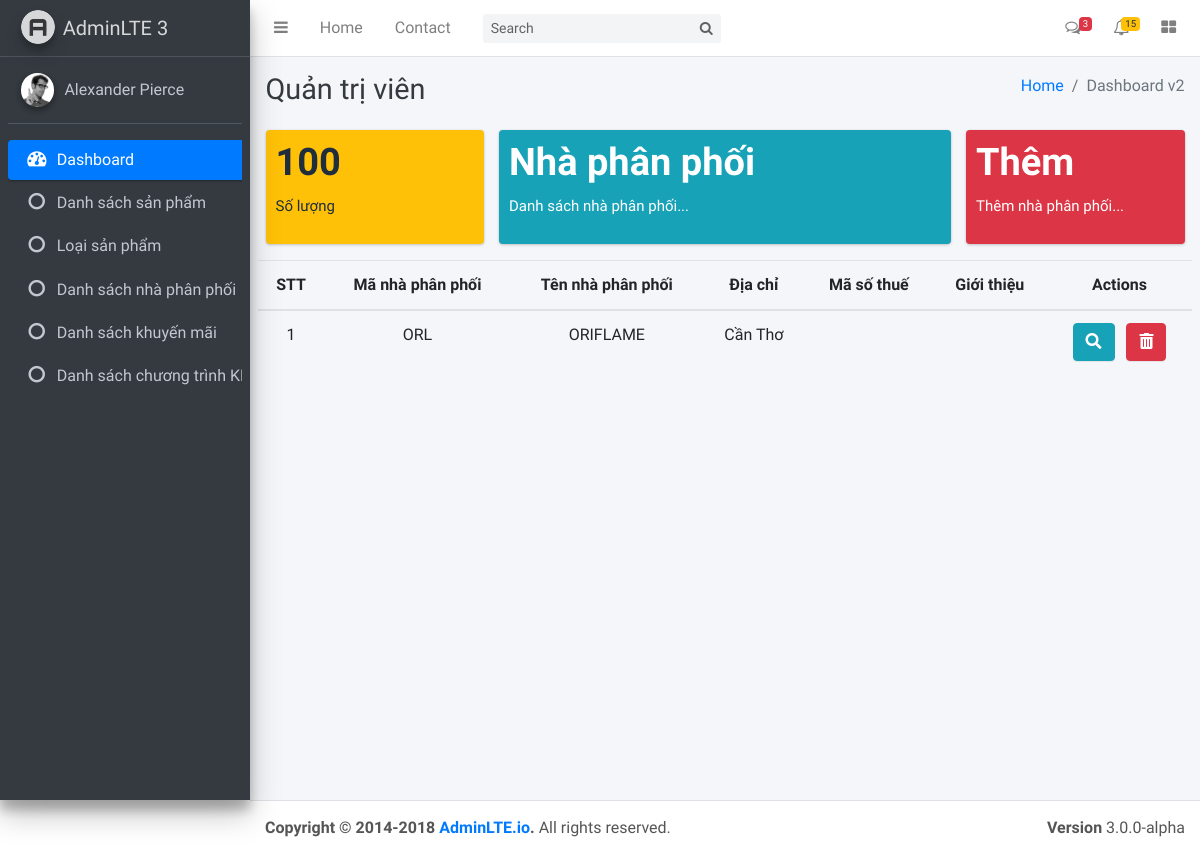
The app's page /admin/indexAdmin.php?page=list_npp, older data.
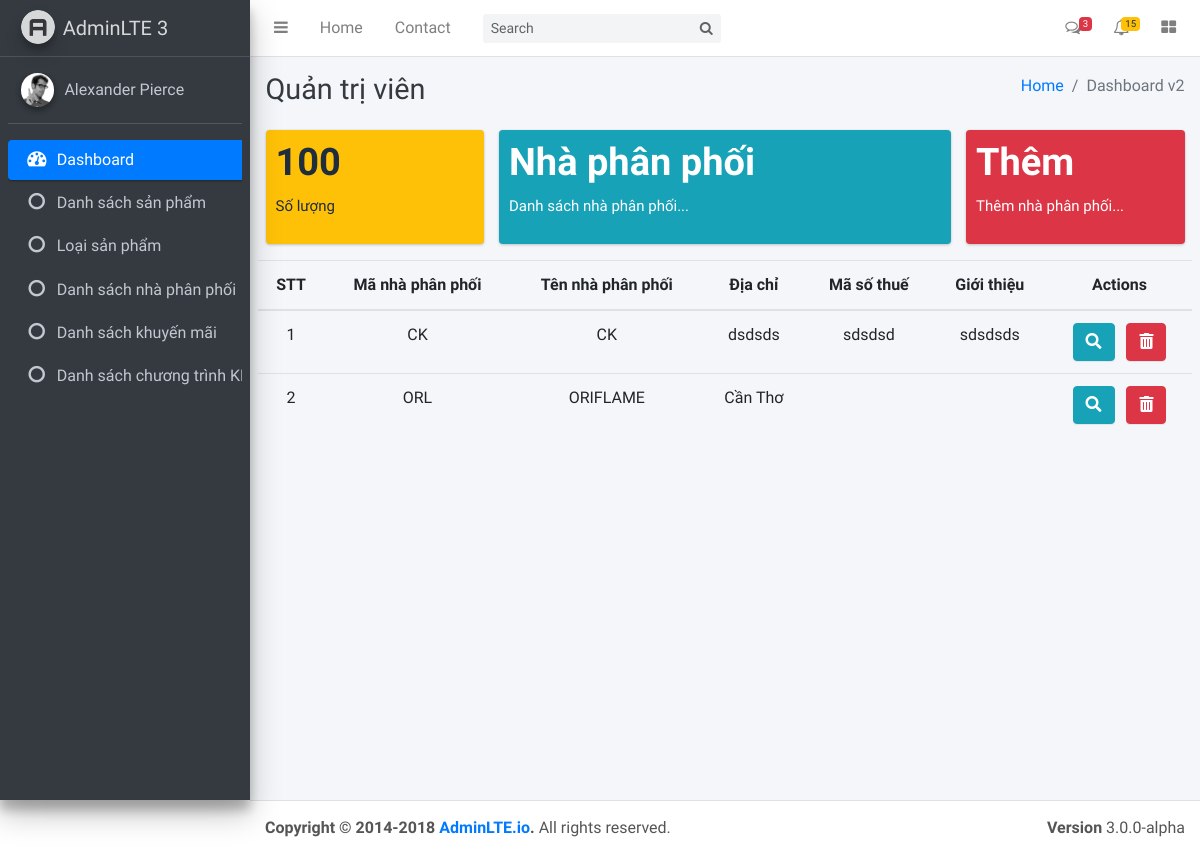
The same page, newer data.
### tables this page shows
CREATE TABLE `nhacungcap` (
  `MaNCC` varchar(25) NOT NULL,
  `TenNCC` varchar(250) NOT NULL,
  `Diachi` varchar(500) NOT NULL,
  `MaSoThue` varchar(25) NOT NULL,
  `Gioithieu` mediumtext NOT NULL
);

### select.php (called while the page is built, shortened)
<?php
    function query_select($sql)
    {
        $table = array();
        try {
            include 'connect.php';
            $stmt = $conn->prepare($sql);
            $stmt->execute();
            $table = $stmt;
        } catch (PDOException $e) {
            echo "connection failed: " . $e->getMessage();
        }
        return $table;
    }
?>

### admin/Select/list-distribution.php (the view, shortened to what this page needs)
<div class="row">
    <div class="col-lg-3 col-6">
        <div class="small-box bg-warning">
            <div class="inner">
                <h3>100</h3>
                <p>Số lượng</p>
            </div>
        </div>
    </div>
    <div class="col-lg-6 col-6">
        <div class="small-box bg-info">
            <div class="inner">
                <h3>Nhà phân phối</h3>
                <p>Danh sách nhà phân phối...</p>
            </div>
        </div>
    </div>
    <div class="col-lg-3 col-6">
        <a href="indexAdmin.php?page=them_npp">
            <div class="small-box bg-danger">
                <div class="inner">
                    <h3>Thêm</h3>
                    <p>Thêm nhà phân phối...</p>
                </div>
            </div>
        </a>
    </div>
</div>
<div class="row">
    <table class="table table-hover text-center">
        <thead>
            <tr>
                <th>STT</th>
                <th>Mã nhà phân phối</th>
                <th>Tên nhà phân phối</th>
                <th>Địa chỉ</th>
                <th>Mã số thuế</th>
                <th>Giới thiệu</th>
                <th>Actions</th>
            </tr>
        </thead>
        <tbody>
        <?php
            $table = query_select("SELECT * FROM nhacungcap");
            $count = $table->rowCount();
            $stt = 1;
            if ($count > 0) {
                foreach ($table as $row) {
        ?>
            <tr>
                <td><?php echo $stt++; ?></td>
                <td><?php echo $row['MaNCC'] ?></td>
                <td><?php echo $row['TenNCC'] ?></td>
                <td><?php echo $row['Diachi'] ?></td>
                <td><?php echo $row['MaSoThue'] ?></td>
                <td><?php echo $row['Gioithieu'] ?></td>
                <td>
                    <a id="example" href="?masp=<?php echo $row['MaSP']; ?>">
                        <button type="button" class="btn btn-info"  data-toggle="modal" data-target="#myModalDetail">
                            <i class="fas fa-search"></i>
                        </button>
                    </a>&nbsp;
                    <button type="button" class="btn btn-danger">
                        <i class="fas fa-trash-alt"></i>
                    </button>
                </td>
            </tr>
            <?php
                }
            }
            else
            {
                echo "<h2>Hiện tại chưa có sản phẩm...</h2>";
            }
        ?>
        </tbody>
    </table>
</div>

Row changes from the older to the newer data that the page shows:
added nhacungcap: MaNCC "CK", TenNCC "CK", Diachi "dsdsds", MaSoThue "sdsdsd", Gioithieu "sdsdsds"
